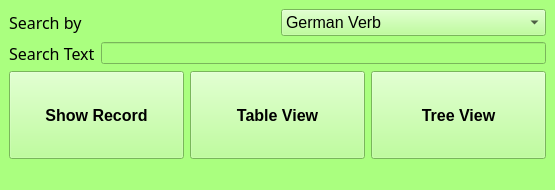
<?xml version="1.0" encoding="UTF-8"?>
<ui version="4.0">
 <class>MainWindow</class>
 <widget class="QMainWindow" name="MainWindow">
  <property name="geometry">
   <rect>
    <x>0</x>
    <y>0</y>
    <width>555</width>
    <height>190</height>
   </rect>
  </property>
  <property name="windowTitle">
   <string>Search Verb</string>
  </property>
  <property name="styleSheet">
   <string notr="true">background-color: rgb(170, 255, 127);</string>
  </property>
  <widget class="QWidget" name="centralwidget">
   <layout class="QGridLayout" name="gridLayout">
    <item row="0" column="0">
     <layout class="QVBoxLayout" name="verticalLayout">
      <item>
       <layout class="QHBoxLayout" name="horizontalLayout">
        <item>
         <widget class="QLabel" name="search_verb_by_label">
          <property name="font">
           <font>
            <family>Rockwell</family>
            <pointsize>12</pointsize>
           </font>
          </property>
          <property name="text">
           <string>Search by</string>
          </property>
         </widget>
        </item>
        <item>
         <widget class="QComboBox" name="search_verb_by_comboBox">
          <property name="font">
           <font>
            <pointsize>12</pointsize>
           </font>
          </property>
          <item>
           <property name="text">
            <string>German Verb</string>
           </property>
          </item>
          <item>
           <property name="text">
            <string>English Name</string>
           </property>
          </item>
         </widget>
        </item>
       </layout>
      </item>
      <item>
       <layout class="QHBoxLayout" name="horizontalLayout_2">
        <item>
         <widget class="QLabel" name="search_verb_search_text_label">
          <property name="font">
           <font>
            <family>Rockwell</family>
            <pointsize>12</pointsize>
           </font>
          </property>
          <property name="text">
           <string>Search Text</string>
          </property>
         </widget>
        </item>
        <item>
         <widget class="QLineEdit" name="search_verb_searchbar_lineEdit"/>
        </item>
       </layout>
      </item>
      <item>
       <layout class="QHBoxLayout" name="horizontalLayout_3">
        <item>
         <widget class="QPushButton" name="search_verb_show_record_pushButton">
          <property name="sizePolicy">
           <sizepolicy hsizetype="Minimum" vsizetype="Preferred">
            <horstretch>0</horstretch>
            <verstretch>0</verstretch>
           </sizepolicy>
          </property>
          <property name="font">
           <font>
            <pointsize>12</pointsize>
            <weight>75</weight>
            <bold>true</bold>
           </font>
          </property>
          <property name="text">
           <string>Show Record</string>
          </property>
         </widget>
        </item>
        <item>
         <widget class="QPushButton" name="search_verb_tabview_pushButton">
          <property name="sizePolicy">
           <sizepolicy hsizetype="Minimum" vsizetype="Preferred">
            <horstretch>0</horstretch>
            <verstretch>0</verstretch>
           </sizepolicy>
          </property>
          <property name="font">
           <font>
            <pointsize>12</pointsize>
            <weight>75</weight>
            <bold>true</bold>
           </font>
          </property>
          <property name="text">
           <string>Table View</string>
          </property>
          <property name="icon">
           <iconset resource="table_view.qrc">
            <normaloff>:/table/search_table_view.png</normaloff>:/table/search_table_view.png</iconset>
          </property>
         </widget>
        </item>
        <item>
         <widget class="QPushButton" name="search_verb_treeview_pushButton">
          <property name="sizePolicy">
           <sizepolicy hsizetype="Minimum" vsizetype="Preferred">
            <horstretch>0</horstretch>
            <verstretch>0</verstretch>
           </sizepolicy>
          </property>
          <property name="font">
           <font>
            <pointsize>12</pointsize>
            <weight>75</weight>
            <bold>true</bold>
           </font>
          </property>
          <property name="text">
           <string>Tree View</string>
          </property>
          <property name="icon">
           <iconset resource="table_view.qrc">
            <normaloff>:/tree/search_tree_view.png</normaloff>:/tree/search_tree_view.png</iconset>
          </property>
         </widget>
        </item>
       </layout>
      </item>
     </layout>
    </item>
   </layout>
  </widget>
  <widget class="QMenuBar" name="menubar">
   <property name="geometry">
    <rect>
     <x>0</x>
     <y>0</y>
     <width>555</width>
     <height>21</height>
    </rect>
   </property>
  </widget>
  <widget class="QStatusBar" name="statusbar"/>
 </widget>
 <resources>
  <include location="table_view.qrc"/>
 </resources>
 <connections/>
</ui>
